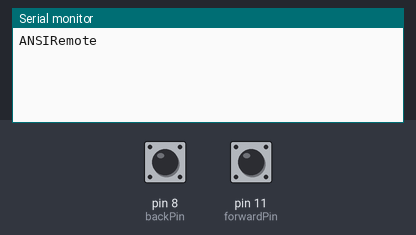
A sketch run on a simulated Arduino Uno, built with avr-gcc and run on an emulated ATmega328P. Parts: the last lines printed to the serial monitor. The inputs (shaded band) are chosen by the test bench; at power-on: pin 8 (backPin) HIGH, pin 11 (forwardPin) HIGH.

Above: at 1.2 s.
1.3 s: pin 8 (backPin) pulled LOW for 0.15 s
At 2.5 s:
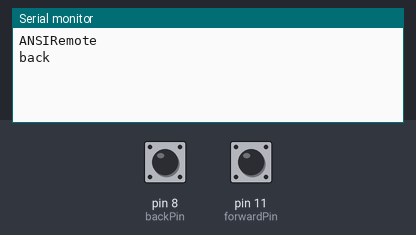
2.9 s: pin 11 (forwardPin) pulled LOW for 0.15 s
At 3.7 s:
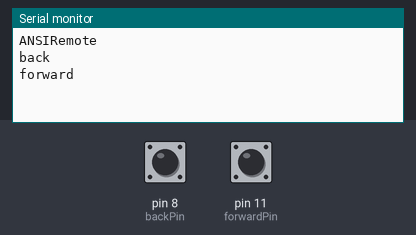

Measured:
- after the input at 1.3 s, the serial monitor: prints a new line after 0.15 s (image 1)
- after the input at 2.9 s, the serial monitor: prints a new line after 0.15 s (image 2)

The sketch:

ansiremote.ino
```cpp
#include <SoftwareSerial.h>

// TODO: do not use serial for comminucation over the air
SoftwareSerial radioSerial(3, 4); // RX, TX, RX isn't used here

const int backPin = 8;
const int forwardPin = 11;

int backState = 1;
int forwardState = 1;


void setup() {
  Serial.begin(115200);
  Serial.println("ANSIRemote");

  pinMode(backPin, INPUT_PULLUP);
  pinMode(forwardPin, INPUT_PULLUP);
}

void loop() {
  int back = digitalRead(backPin);
  int forward = digitalRead(forwardPin);

  if (back == HIGH && back != backState) {
    Serial.println("back");
    transmitCommand("back");
    delay(100);
  }

  if (forward == HIGH && forward != forwardState) {
    Serial.println("forward");
    transmitCommand("forward");
    delay(100);
  }

  backState = back;
  forwardState = forward;
}

void transmitCommand(String in) {
   radioSerial.begin(2400);
   radioSerial.println("ansiremote:");
   radioSerial.println(in);
   radioSerial.end();
   digitalWrite(4, LOW);
}
```
